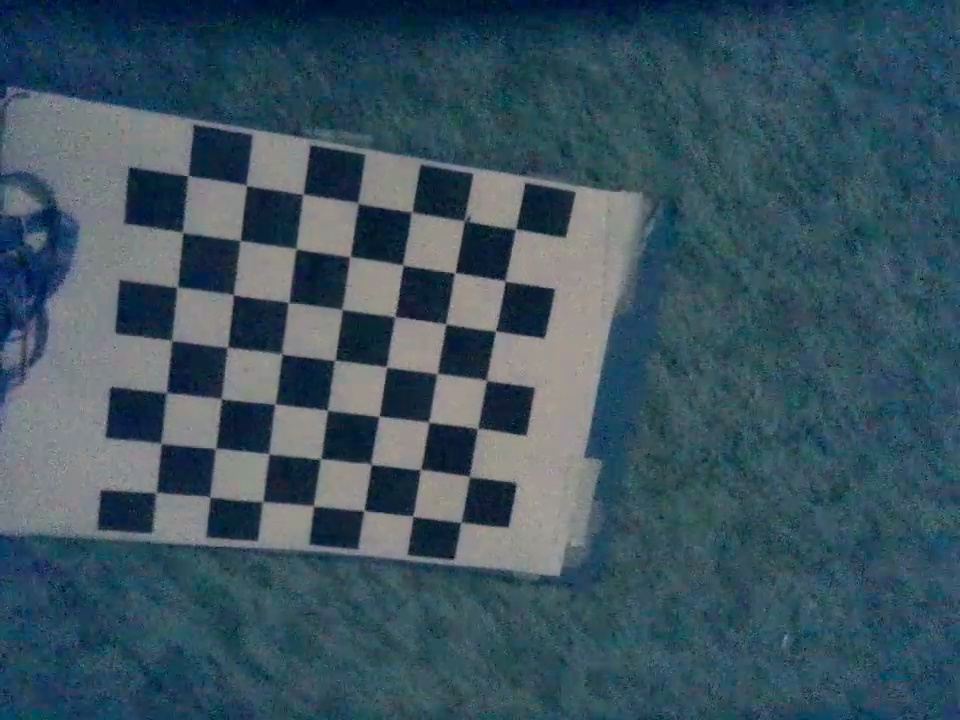
#> input picture images/img1.jpeg, 960 x 720 px; its folder holds only this picture in this run
$ python Calib.py
#> lines starting #> are read from the running program, lines starting #| are printed output that depends on the picture; after the words box and inside, x2 and y2 are one past the last pixel; in counts of white or black regions, pixels touching at a corner belong together
import numpy as np
import cv2
import glob
import yaml
#import pathlib

# termination criteria
criteria = (cv2.TERM_CRITERIA_EPS + cv2.TERM_CRITERIA_MAX_ITER, 30, 0.001)
# prepare object points, like (0,0,0), (1,0,0), (2,0,0) ....,(6,5,0)
objp = np.zeros((7*7,3), np.float32)
objp[:,:2] = np.mgrid[0:7,0:7].T.reshape(-1,2)
# Arrays to store object points and image points from all the images.
objpoints = [] # 3d point in real world space
imgpoints = [] # 2d points in image plane.

images = glob.glob(r'C:\\Users\\Nabeel Ahmad\\Documents\\Telllo\\18_05_2024\\images/*.jpeg')

# path = 'results'
# pathlib.Path(path).mkdir(parents=True, exist_ok=True)

found = 0
for fname in images:  # Here, 10 can be changed to whatever number you like to choose
    img = cv2.imread(fname) # Capture frame-by-frame
#> img is the input picture: shape (720, 960, 3); mean B, G, R 95.7, 83.4, 60.1
    #print(images[im_i])
    gray = cv2.cvtColor(img, cv2.COLOR_BGR2GRAY)
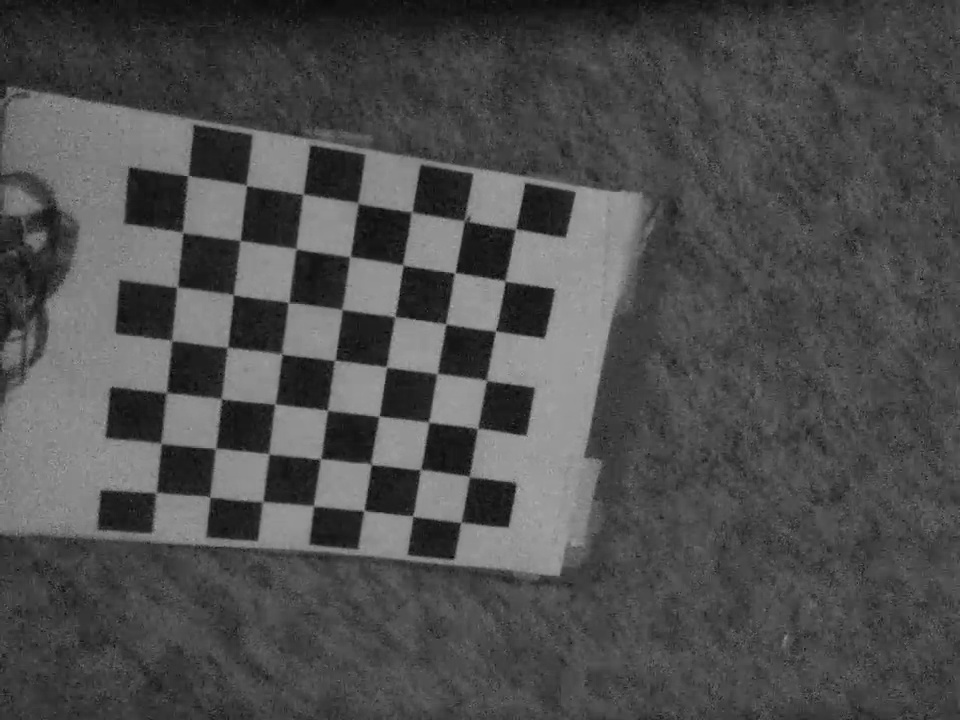
#> gray: shape (720, 960); min 3, max 173, mean 77.8
    # Find the chess board corners
    ret, corners = cv2.findChessboardCorners(gray, (7,7), None)
#> ret = True; corners = 49 rows, first 8: [188.2, 175.4], [246.6, 185.9], [303.2, 194], [357.3, 202.2], [412.4, 210.3], [463.3, 220.4], [515.7, 228.5], [182.8, 233.3]
    # If found, add object points, image points (after refining them)
    if ret == True:
        objpoints.append(objp)   # Certainly, every loop objp is the same, in 3D.
        corners2 = cv2.cornerSubPix(gray,corners,(11,11),(-1,-1),criteria)
#> corners2 = 49 rows, first 8: [188, 175.6], [246.4, 185.3], [302.9, 194.2], [357.9, 203.1], [411.6, 212.1], [465.2, 220], [515.4, 228.9], [182.6, 232.5]
        imgpoints.append(corners2)
        # Draw and display the corners
        img = cv2.drawChessboardCorners(img, (7 ,7), corners2, ret)
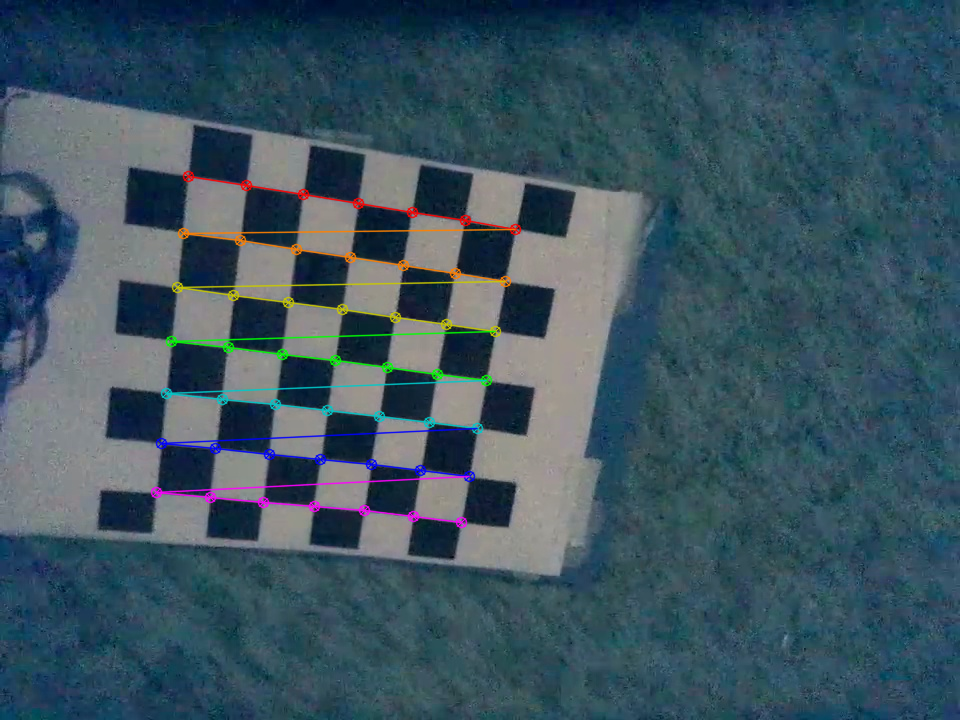
#> img: shape (720, 960, 3); 2.37% of pixels changed, all inside (x1, y1, x2, y2) = (150, 170, 522, 529)
        found += 1
        cv2.imshow('img', img)
        cv2.waitKey(1000)
        # if you want to save images with detected corners
        # uncomment following 2 lines and lines 5, 18 and 19
        # image_name = path + '/calibresult' + str(found) + '.png'
        # cv2.imwrite(image_name, img)

print("Number of images used for calibration: ", found)

# When everything done, release the capture
# cap.release()
cv2.destroyAllWindows()

# calibration
ret, mtx, dist, rvecs, tvecs = cv2.calibrateCamera(objpoints, imgpoints, gray.shape[::-1], None, None)
#> ret = 0.407; mtx = [[1051.7, 0, 606.6], [0, 1097.4, 369], [0, 0, 1]]; dist = [[-0.048, 1.2, 0.0299, 0.0309, -2.92]]; rvecs = ([0.357, -0.224, 0.182],); tvecs = ([-7.49, -3.37, 18.13],)

# transform the matrix and distortion coefficients to writable lists
data = {'camera_matrix': np.asarray(mtx).tolist(),
        'dist_coeff': np.asarray(dist).tolist()}
#> data = {'camera_matrix': [[1051.7, 0, 606.6], [0, 1097.4, 369], [0, 0, 1]], 'dist_coeff': [[-0.048, 1.2, 0.0299, 0.0309, -2.92]]}

# and save it to a file
with open("calibration_matrix.yaml", "w") as f:
    yaml.dump(data, f)

$ run again, on images/img3.jpeg
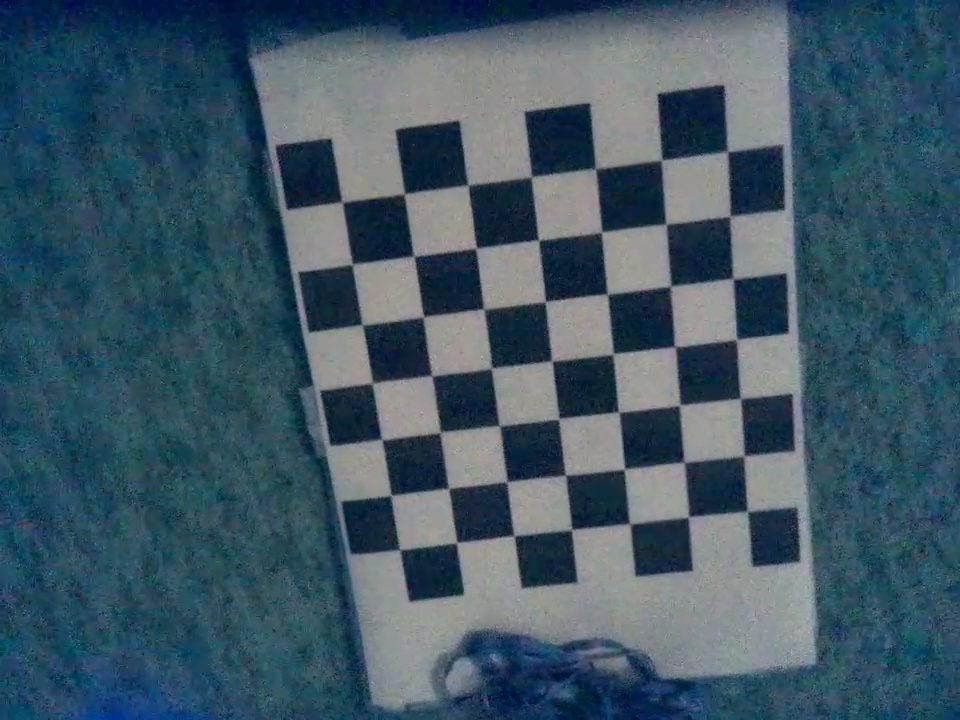
#> input picture images/img3.jpeg, 960 x 720 px
#> img is the input picture: shape (720, 960, 3); mean B, G, R 100.9, 87.2, 63.8
#> `gray = cv2.cvtColor(img, cv2.COLOR_BGR2GRAY)`:
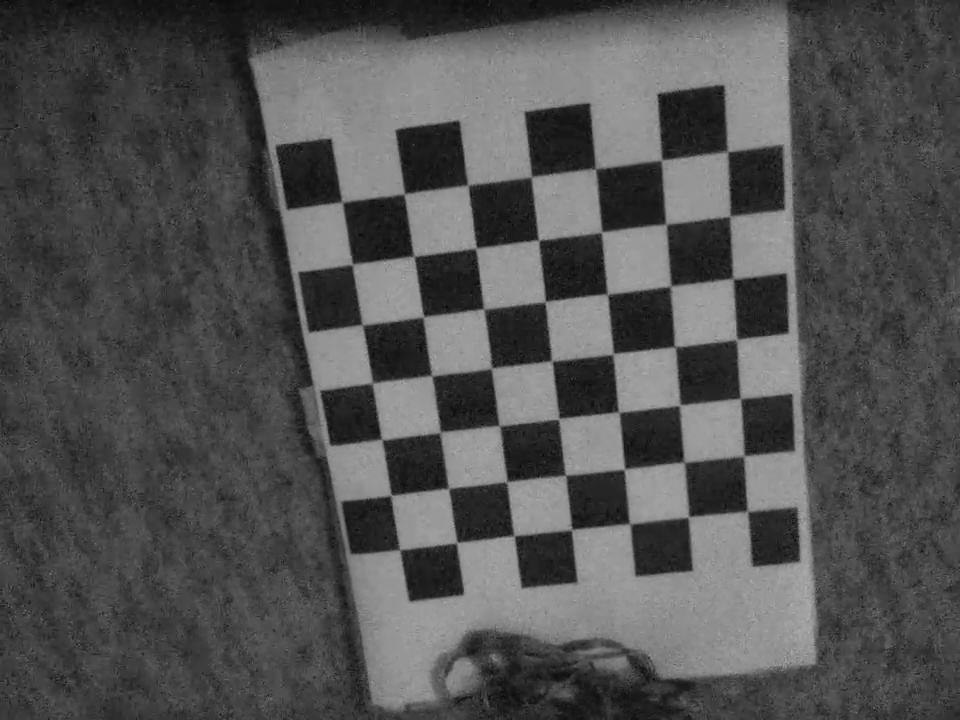
#> gray: shape (720, 960); min 8, max 177, mean 81.8
#> `ret, corners = cv2.findChessboardCorners(gray, (7,7), None)`: ret = True; corners = 49 rows, first 8: [728.3, 151.7], [729.2, 216.4], [733.6, 279.1], [736.7, 339.2], [740, 398.2], [745.1, 455.4], [746.5, 510.5], [661.7, 160.1]
#> corners2 = 49 rows, first 8: [727.4, 151.5], [729.9, 216.4], [732.8, 278.6], [736.6, 339.4], [740.4, 398.5], [743.9, 455.8], [747.2, 511.4], [661.5, 160]
#> `img = cv2.drawChessboardCorners(img, (7 ,7), corners2, ret)`:
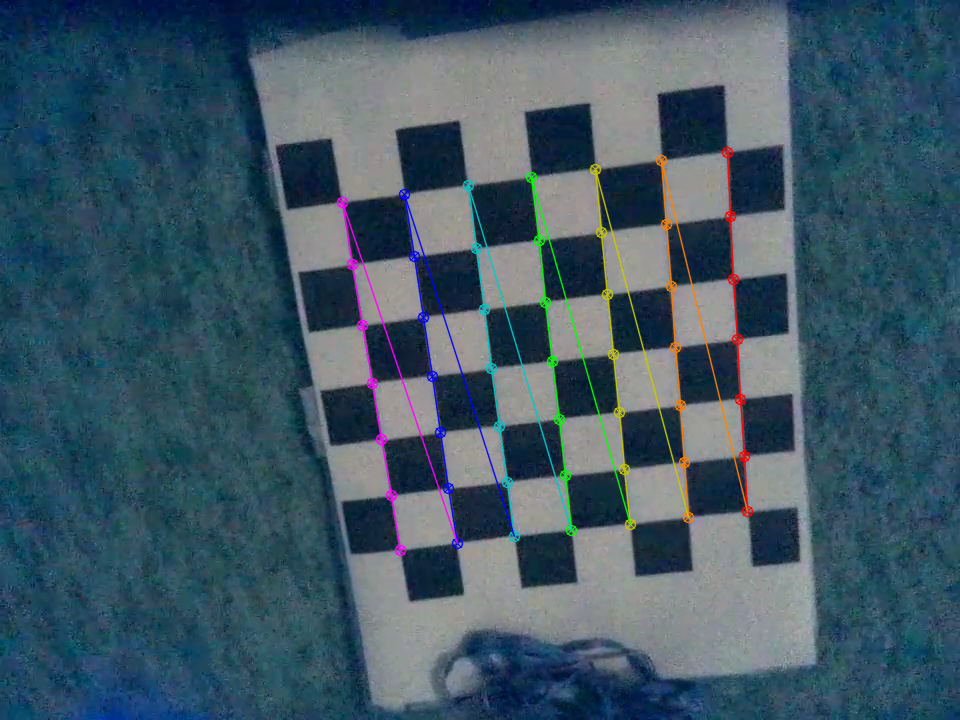
#> img: shape (720, 960, 3); 2.56% of pixels changed, all inside (x1, y1, x2, y2) = (336, 146, 754, 557)
#> `ret, mtx, dist, rvecs, tvecs = cv2.calibrateCamera(objpoints, imgpoint..`: ret = 0.404; mtx = [[593.3, 0, 491.4], [0, 586.2, 368.4], [0, 0, 1]]; dist = [[0.11, -0.783, 0.0168, 0.00658, 1.78]]; rvecs = ([0.164, -0.144, 1.44],); tvecs = ([3.59, -3.41, 9.11],)
#> data = {'camera_matrix': [[593.3, 0, 491.4], [0, 586.2, 368.4], [0, 0, 1]], 'dist_coeff': [[0.11, -0.783, 0.0168, 0.00658, 1.78]]}

$ run again, on images/img4.jpeg
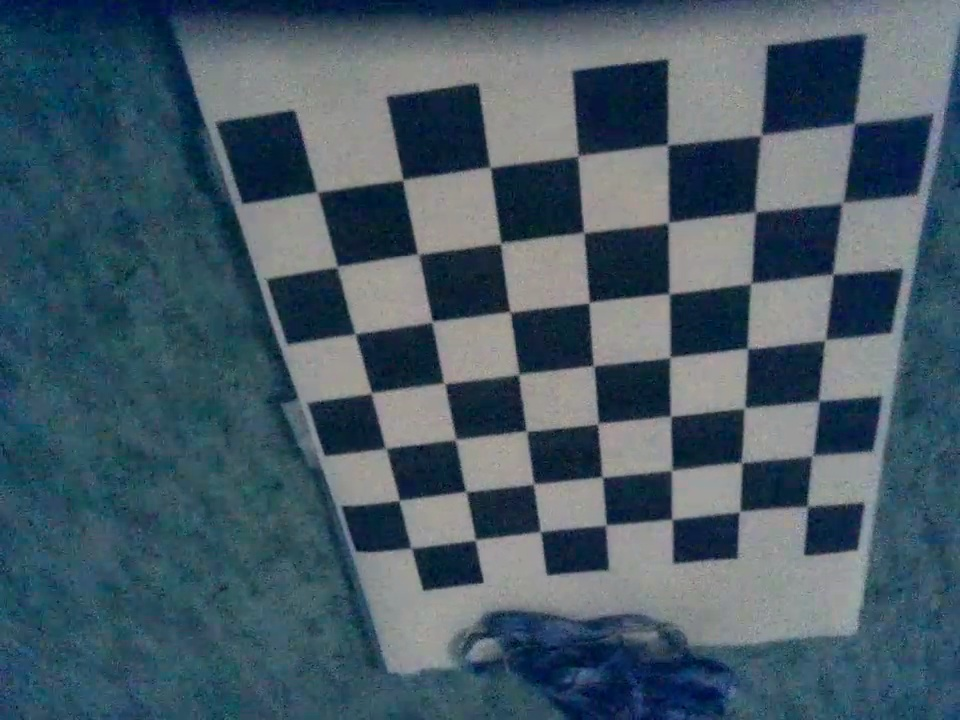
#> input picture images/img4.jpeg, 960 x 720 px
#> img is the input picture: shape (720, 960, 3); mean B, G, R 101.9, 89.8, 70.5
#> `gray = cv2.cvtColor(img, cv2.COLOR_BGR2GRAY)`:
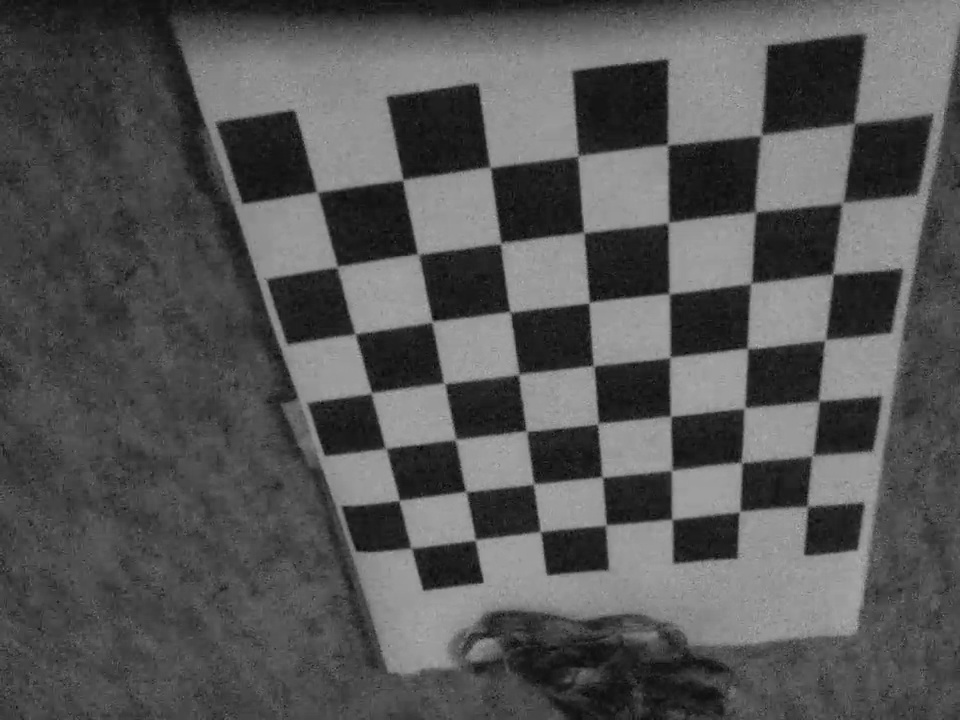
#> gray: shape (720, 960); min 5, max 178, mean 85.4
#> `ret, corners = cv2.findChessboardCorners(gray, (7,7), None)`: ret = True; corners = 49 rows, first 8: [854.8, 123.5], [843, 204], [833.1, 273.9], [826.9, 339.6], [819.7, 400.7], [811.4, 456], [805.6, 506.4], [763, 134.9]
#> corners2 = 49 rows, first 8: [854.1, 123.1], [842.3, 203], [832.8, 274], [825.2, 339.9], [818.8, 400.8], [812.4, 455.7], [807.5, 506.6], [761.2, 135.4]
#> `img = cv2.drawChessboardCorners(img, (7 ,7), corners2, ret)`:
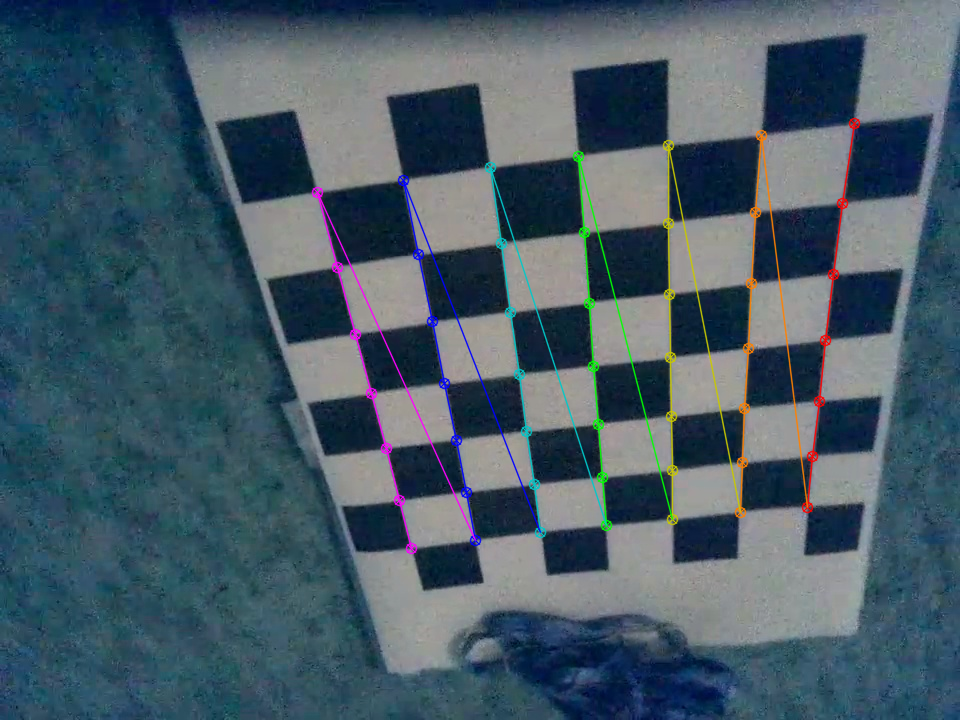
#> img: shape (720, 960, 3); 2.65% of pixels changed, all inside (x1, y1, x2, y2) = (311, 117, 861, 555)
#> `ret, mtx, dist, rvecs, tvecs = cv2.calibrateCamera(objpoints, imgpoint..`: ret = 0.985; mtx = [[1004.1, 0, 498.9], [0, 1170.1, 352.4], [0, 0, 1]]; dist = [[0.202, -2.6, 0.0446, 0.00897, 11.27]]; rvecs = ([0.625, -0.601, 1.35],); tvecs = ([3.87, -2.25, 11.02],)
#> data = {'camera_matrix': [[1004.1, 0, 498.9], [0, 1170.1, 352.4], [0, 0, 1]], 'dist_coeff': [[0.202, -2.6, 0.0446, 0.00897, 11.27]]}

$ run again, on images/img5.jpeg
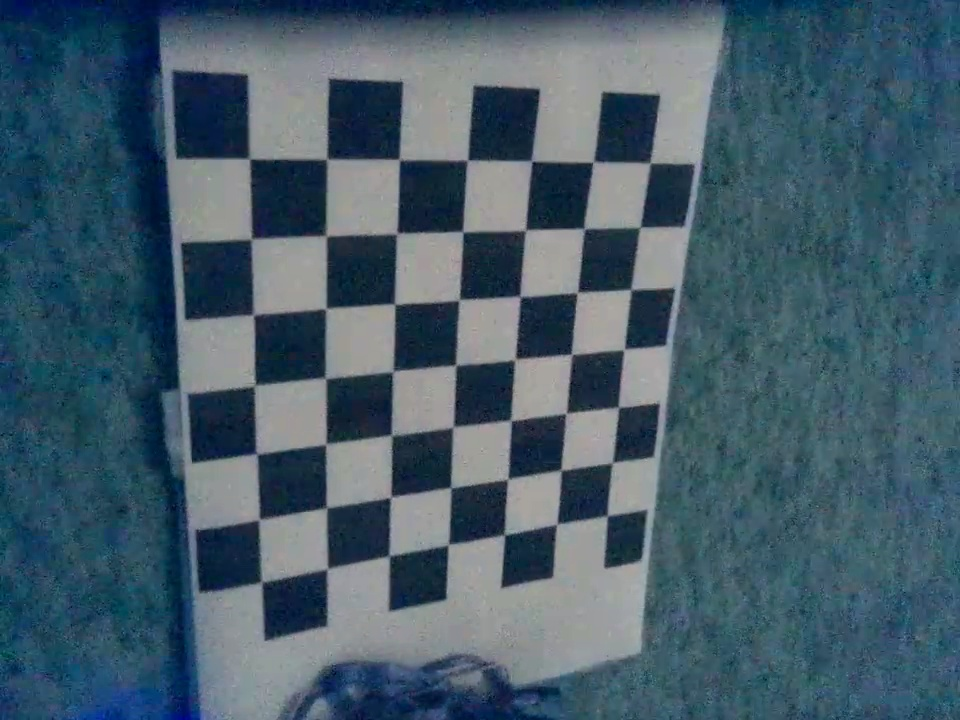
#> input picture images/img5.jpeg, 960 x 720 px
#> img is the input picture: shape (720, 960, 3); mean B, G, R 105.3, 91.8, 69.3
#> `gray = cv2.cvtColor(img, cv2.COLOR_BGR2GRAY)`:
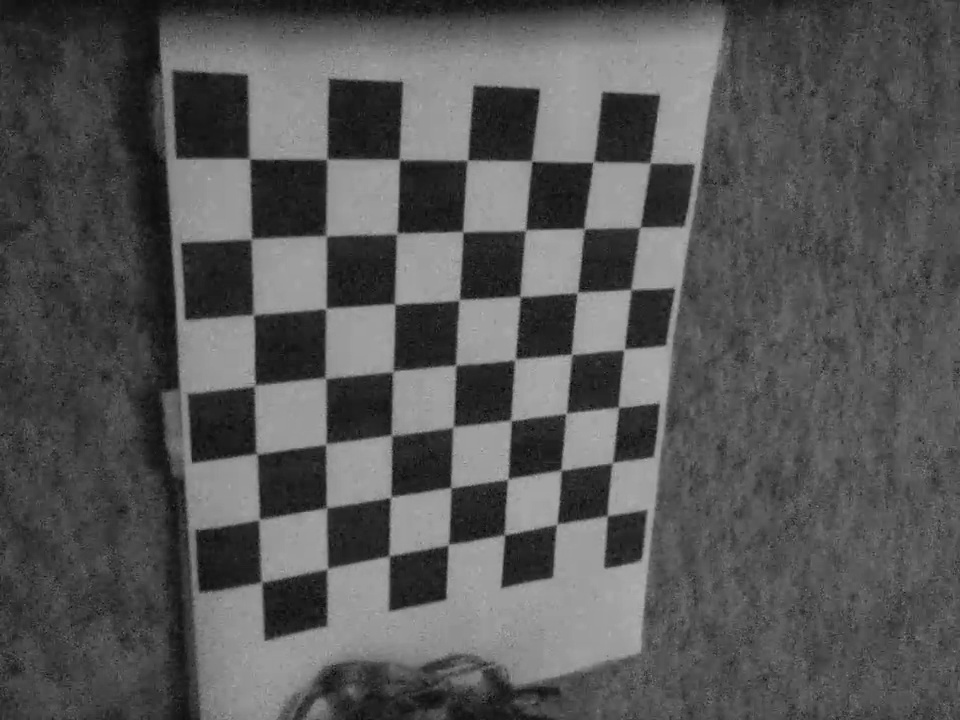
#> gray: shape (720, 960); min 3, max 179, mean 86.6
#> `ret, corners = cv2.findChessboardCorners(gray, (7,7), None)`: ret = True; corners = 49 rows, first 8: [249.9, 159.7], [327.5, 158.2], [398.2, 158.8], [468, 159.5], [531.9, 161.7], [592.6, 162.5], [650.5, 162.9], [251, 239.3]
#> corners2 = 49 rows, first 8: [249.4, 158.6], [327, 159.1], [399.4, 159.5], [467.5, 160.1], [531.6, 161], [593.1, 162], [650.2, 162.8], [251.5, 239]
#> `img = cv2.drawChessboardCorners(img, (7 ,7), corners2, ret)`:
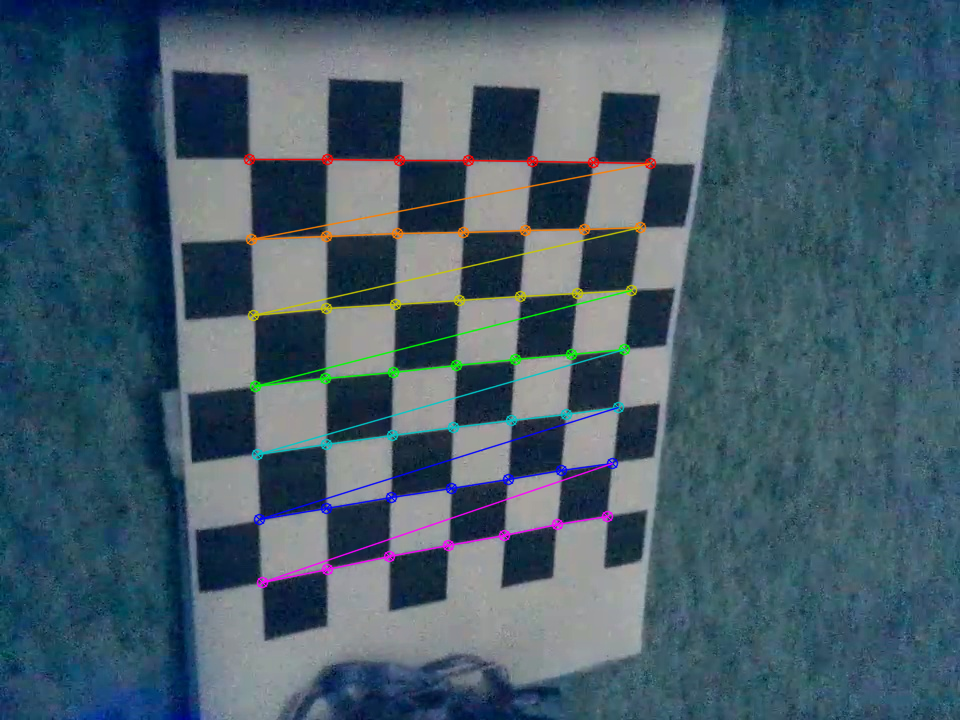
#> img: shape (720, 960, 3); 2.67% of pixels changed, all inside (x1, y1, x2, y2) = (243, 153, 657, 589)
#> `ret, mtx, dist, rvecs, tvecs = cv2.calibrateCamera(objpoints, imgpoint..`: ret = 0.503; mtx = [[753.4, 0, 404.3], [0, 730.7, 402.8], [0, 0, 1]]; dist = [[-0.0751, 0.917, 0.0301, 0.0304, -1.95]]; rvecs = ([0.323, -0.422, -0.0448],); tvecs = ([-1.92, -3.09, 8.84],)
#> data = {'camera_matrix': [[753.4, 0, 404.3], [0, 730.7, 402.8], [0, 0, 1]], 'dist_coeff': [[-0.0751, 0.917, 0.0301, 0.0304, -1.95]]}
